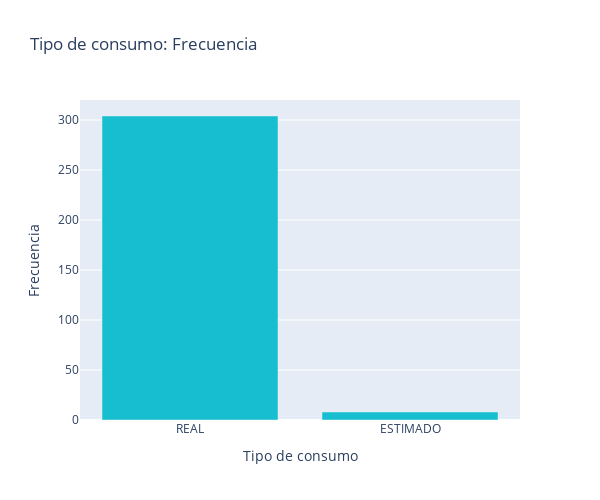

The notebook cell saved with this chart:
### Markdown cell above
Los datos entregan información sobre el tipo de consumo mensual en cada cliente durante el año 2021:

### Code cell
fig=px.bar(DATOS['TIPO CONSUMO'].value_counts().sort_index(),
           x=DATOS['TIPO CONSUMO'].value_counts().index,
           y=DATOS['TIPO CONSUMO'].value_counts().values,
           labels={'x':'Tipo de consumo', 'y':'Frecuencia'},
           title='Tipo de consumo: Frecuencia',
           color_discrete_sequence=['#17becf']).update_layout(xaxis_title='Tipo de consumo',
                                            yaxis_title='Frecuencia',
                                            xaxis=dict(categoryorder='total descending'),
                                            height=500, width=600).show()

### Figure 1 — Plotly figure (JSON) as saved in the notebook; plotly's stock layout.template omitted (floating-point values rounded to 4 significant figures)
{"data": [{"alignmentgroup": "True", "hovertemplate": "Tipo de consumo=%{x}<br>Frecuencia=%{y}<extra></extra>", "legendgroup": "", "marker": {"color": "#17becf", "pattern": {"shape": ""}}, "name": "", "offsetgroup": "", "orientation": "v", "showlegend": false, "textposition": "auto", "type": "bar", "x": ["REAL", "ESTIMADO"], "xaxis": "x", "y": [304, 8], "yaxis": "y"}], "layout": {"barmode": "relative", "height": 500, "legend": {"tracegroupgap": 0}, "title": {"text": "Tipo de consumo: Frecuencia"}, "width": 600, "xaxis": {"anchor": "y", "categoryorder": "total descending", "domain": [0, 1], "title": {"text": "Tipo de consumo"}}, "yaxis": {"anchor": "x", "domain": [0, 1], "title": {"text": "Frecuencia"}}}}
